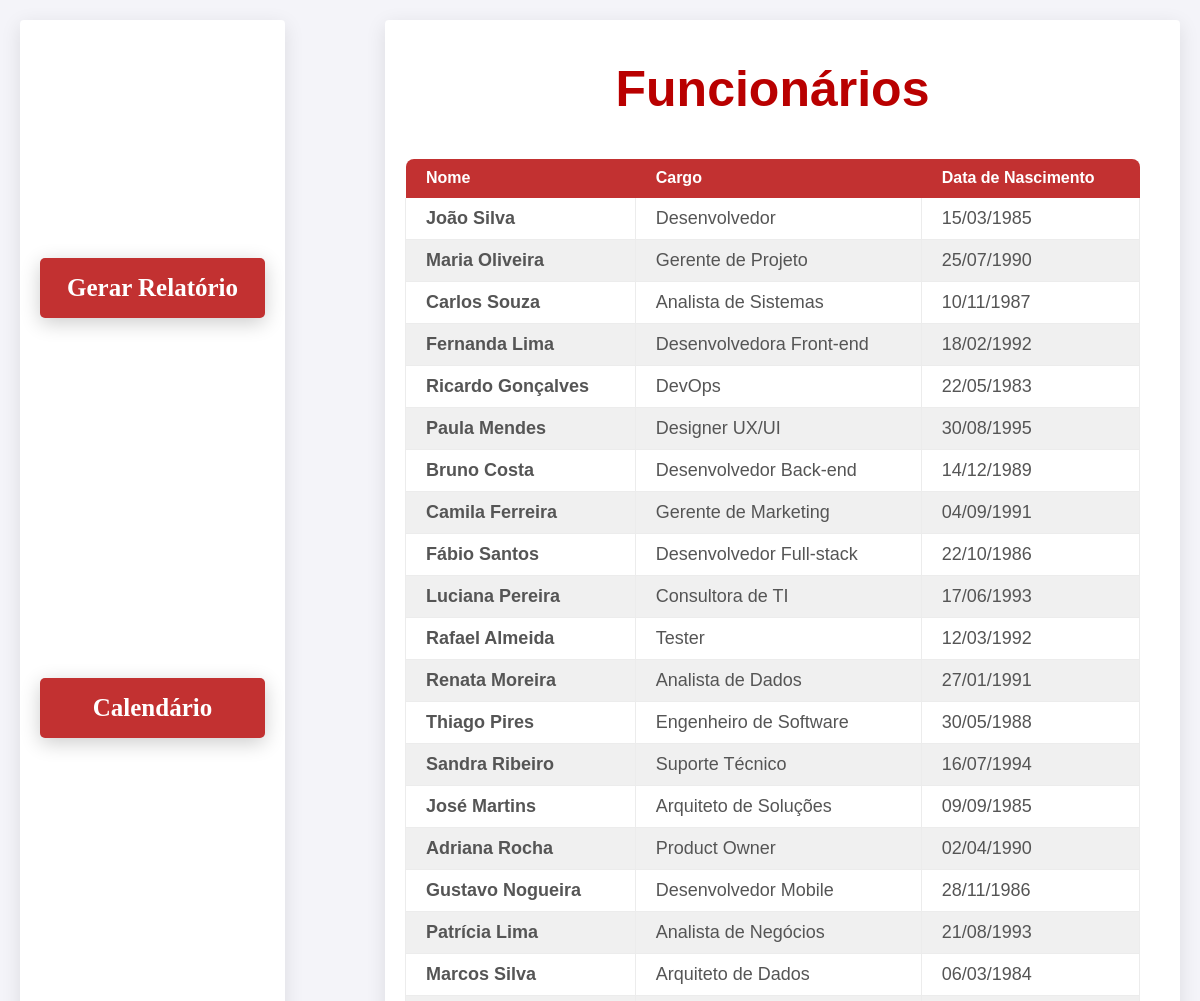
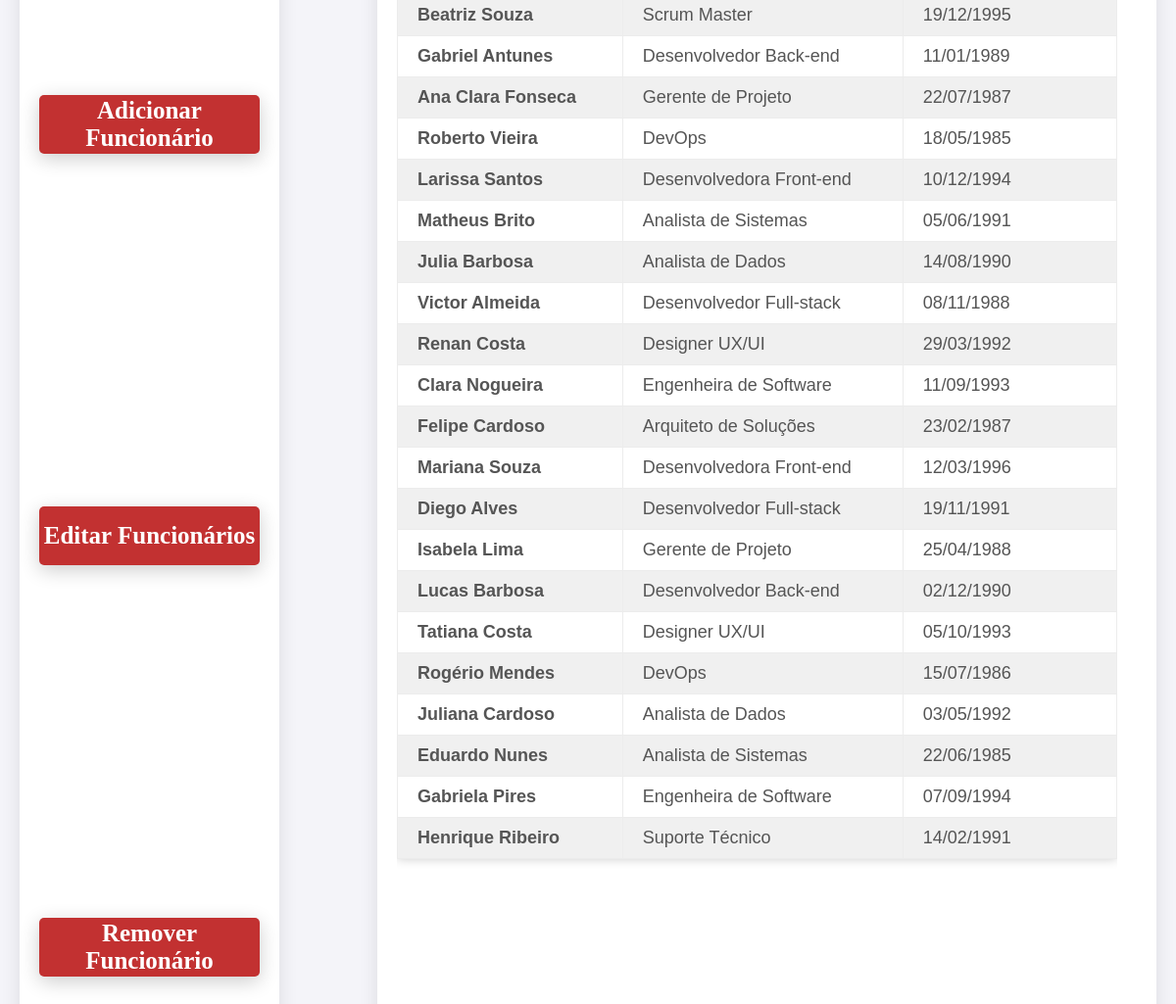
The page /main/ (signed in) on the database its author committed (2 pictures, top to bottom).
### app/models.py (models this page shows)
class Funcionario(models.Model):
    nome = models.CharField(max_length=100)
    cargo = models.CharField(max_length=50)
    data_nascimento = models.DateField()
    skills = models.ManyToManyField(Skill, blank=True)  # Relacionamento ManyToMany com Skill
    def __str__(self):
        return self.nome

### app/views.py (the view)
# urls.py: path('main/', views.lista_funcionarios, name='main'),  # Corrigido para lista_funcionarios
@login_required(login_url='login')
def lista_funcionarios(request):
    funcionarios = Funcionario.objects.all()
    print(funcionarios)
    return render(request, 'main.html', {'funcionarios': funcionarios})

### app/templates/main.html (shortened to what this page needs)
{% extends 'layout.html'%}
{% load static %}
{% block extrahead %}
    <link rel="stylesheet" href="{% static 'app/css/main.css' %}">
{% endblock %}
{% block content %}
    <div class="mainContainer">
        <div class="leftContainer">
            <div class="actions">
                <button class="reportBtn" onclick="location.href='{% url 'relatorio_dinamico' %}'">
                    Gerar Relatório
                </button>
                <button class="calendarBtn" onclick="location.href='{% url 'calendario' %}'">
                    Calendário
                </button>
                <button class="addBtn">
                    Adicionar Funcionário
                </button>
                <button class="editBtn">
                    Editar Funcionários
                </button>
                <button class="deleteBtn">
                    Remover Funcionário
                </button>
            </div>
        </div>
        <div class="rightContainer">
            <h1>Funcionários</h1>
            <div class="divTabela">
                <table class="funcionariosNomes">
                    <thead>
                        <tr>
                            <th>Nome</th>
                            <th>Cargo</th>
                            <th>Data de Nascimento</th>
                        </tr>
                    </thead>
                    <tbody>
                        {% for funcionario in funcionarios %}
                        <tr class="funcionarioOuterDiv" onclick="window.location='{% url 'funcionario_detail' funcionario.id %}'">
                            <td class="infoUser">{{ funcionario.nome }}</td>
                            <td class="infoUser">{{ funcionario.cargo }}</td>
                            <td class="infoUser">{{ funcionario.data_nascimento|date:"d/m/Y" }}</td>
                        </tr>
                        {% endfor %}
                    </tbody>
                </table>
            </div>
        </div>
    </div>
{% endblock %}

### app/static/app/css/main.css (style rules this page uses)
* { margin: 0; padding: 0; box-sizing: border-box; }
body { font-family: 'Arial', sans-serif; background-color: #f4f4f9; color: #333; display: flex; justify-content: center; margin: 0; }
.mainContainer { display: grid; grid-template-columns: 1fr 3fr; column-gap: 100px; width: 100%; height: 100vh; padding: 20px; }
.leftContainer { display: flex; flex-direction: column; align-items: center; justify-content: center; width: 100%; border-radius: 4px; padding: 20px; background-color: white; box-shadow: 0 5px 20px rgba(0, 0, 0, 0.1); }
.actions { display: flex; flex-direction: column; justify-content: space-between; height: 80%; width: 100%; }
button { background-color: #c23131; font-weight: bold; font-size: 25px; width: 100%; height: 60px; font-family: Calibri; color: white; border: none; border-radius: 5px; cursor: pointer; box-shadow: 0 5px 20px rgba(0, 0, 0, 0.2); transition: 0.3s; }
.rightContainer { width: 100%; min-height: 70vh; border-radius: 4px; max-width: 1200px; background-color: white; box-shadow: 0 5px 20px rgba(0, 0, 0, 0.1); padding: 20px 40px 20px 20px; text-align: center; }
.divTabela { height: 80%; overflow-y: scroll; }
.rightContainer h1 { margin: 20px 0 40px 0; font-weight: bold; font-size: 50px; color: #b90000; }
.funcionariosNomes { width: 100%; border-collapse: collapse; margin-bottom: 30px; box-shadow: 0 0 10px rgba(0, 0, 0, 0.2); }
.funcionariosNomes thead th { background-color: #c23131; color: #ffffff; border-color: transparent; }
.funcionariosNomes thead th:first-child { border-radius: 8px 0 0 0; }
.funcionariosNomes thead th:last-child { border-radius: 0 8px 0 0; }
.funcionariosNomes th, .funcionariosNomes td { padding: 10px 20px; text-align: left; border: 1px solid #ececec; }
.funcionariosNomes th { background-color: #f0f0f0; font-weight: bold; }
.funcionariosNomes tr:nth-child(even) { background-color: #f0f0f0; }
.funcionariosNomes tr:nth-child(odd) { background-color: #ffffff; }
.funcionarioOuterDiv { text-decoration: none; color: inherit; }
.infoUser { font-size: 18px; color: #555; }
.infoUser:first-child { font-weight: bold; }

### rows shown on the page
Funcionario: nome "João Silva", cargo "Desenvolvedor", data_nascimento "15/03/1985"
Funcionario: nome "Maria Oliveira", cargo "Gerente de Projeto", data_nascimento "25/07/1990"
Funcionario: nome "Carlos Souza", cargo "Analista de Sistemas", data_nascimento "10/11/1987"
Funcionario: nome "Fernanda Lima", cargo "Desenvolvedora Front-end", data_nascimento "18/02/1992"
Funcionario: nome "Ricardo Gonçalves", cargo "DevOps", data_nascimento "22/05/1983"
Funcionario: nome "Paula Mendes", cargo "Designer UX/UI", data_nascimento "30/08/1995"
Funcionario: nome "Bruno Costa", cargo "Desenvolvedor Back-end", data_nascimento "14/12/1989"
Funcionario: nome "Camila Ferreira", cargo "Gerente de Marketing", data_nascimento "04/09/1991"
Funcionario: nome "Fábio Santos", cargo "Desenvolvedor Full-stack", data_nascimento "22/10/1986"
Funcionario: nome "Luciana Pereira", cargo "Consultora de TI", data_nascimento "17/06/1993"
Funcionario: nome "Rafael Almeida", cargo "Tester", data_nascimento "12/03/1992"
Funcionario: nome "Renata Moreira", cargo "Analista de Dados", data_nascimento "27/01/1991"
Funcionario: nome "Thiago Pires", cargo "Engenheiro de Software", data_nascimento "30/05/1988"
Funcionario: nome "Sandra Ribeiro", cargo "Suporte Técnico", data_nascimento "16/07/1994"
Funcionario: nome "José Martins", cargo "Arquiteto de Soluções", data_nascimento "09/09/1985"
Funcionario: nome "Adriana Rocha", cargo "Product Owner", data_nascimento "02/04/1990"
Funcionario: nome "Gustavo Nogueira", cargo "Desenvolvedor Mobile", data_nascimento "28/11/1986"
Funcionario: nome "Patrícia Lima", cargo "Analista de Negócios", data_nascimento "21/08/1993"
Funcionario: nome "Marcos Silva", cargo "Arquiteto de Dados", data_nascimento "06/03/1984"
Funcionario: nome "Beatriz Souza", cargo "Scrum Master", data_nascimento "19/12/1995"
Funcionario: nome "Gabriel Antunes", cargo "Desenvolvedor Back-end", data_nascimento "11/01/1989"
Funcionario: nome "Ana Clara Fonseca", cargo "Gerente de Projeto", data_nascimento "22/07/1987"
Funcionario: nome "Roberto Vieira", cargo "DevOps", data_nascimento "18/05/1985"
Funcionario: nome "Larissa Santos", cargo "Desenvolvedora Front-end", data_nascimento "10/12/1994"
Funcionario: nome "Matheus Brito", cargo "Analista de Sistemas", data_nascimento "05/06/1991"
Funcionario: nome "Julia Barbosa", cargo "Analista de Dados", data_nascimento "14/08/1990"
Funcionario: nome "Victor Almeida", cargo "Desenvolvedor Full-stack", data_nascimento "08/11/1988"
Funcionario: nome "Renan Costa", cargo "Designer UX/UI", data_nascimento "29/03/1992"
Funcionario: nome "Clara Nogueira", cargo "Engenheira de Software", data_nascimento "11/09/1993"
Funcionario: nome "Felipe Cardoso", cargo "Arquiteto de Soluções", data_nascimento "23/02/1987"
Funcionario: nome "Mariana Souza", cargo "Desenvolvedora Front-end", data_nascimento "12/03/1996"
Funcionario: nome "Diego Alves", cargo "Desenvolvedor Full-stack", data_nascimento "19/11/1991"
Funcionario: nome "Isabela Lima", cargo "Gerente de Projeto", data_nascimento "25/04/1988"
Funcionario: nome "Lucas Barbosa", cargo "Desenvolvedor Back-end", data_nascimento "02/12/1990"
Funcionario: nome "Tatiana Costa", cargo "Designer UX/UI", data_nascimento "05/10/1993"
Funcionario: nome "Rogério Mendes", cargo "DevOps", data_nascimento "15/07/1986"
Funcionario: nome "Juliana Cardoso", cargo "Analista de Dados", data_nascimento "03/05/1992"
Funcionario: nome "Eduardo Nunes", cargo "Analista de Sistemas", data_nascimento "22/06/1985"
Funcionario: nome "Gabriela Pires", cargo "Engenheira de Software", data_nascimento "07/09/1994"
Funcionario: nome "Henrique Ribeiro", cargo "Suporte Técnico", data_nascimento "14/02/1991"
